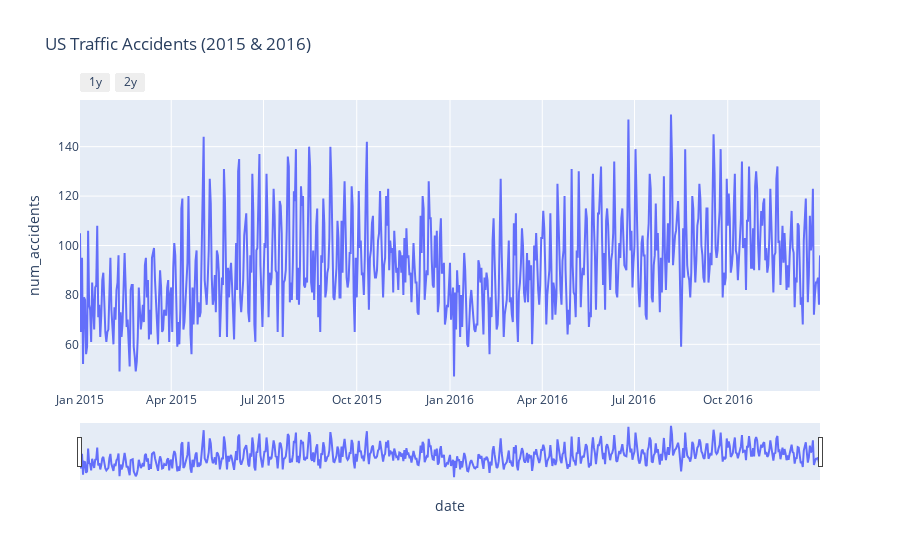

Here is the notebook cell this chart was saved with:
### Code cell
fig = px.line(accidents_2015_2016.reset_index(), x='date', y='num_accidents', title='US Traffic Accidents (2015 & 2016)')

fig.update_xaxes(
    rangeslider_visible = True,
    rangeselector = dict(
        buttons = list([
              dict(count=1, label='1y', step="year", stepmode="backward"),
              dict(count=2, label='2y', step="year", stepmode="backward"),
        ])
    )
)

### Figure 1 — Plotly figure (JSON) as saved in the notebook; plotly's stock layout.template omitted (floating-point values rounded to 4 significant figures; data arrays with more than 128 entries replaced by an {"elided": "..."} marker saying what was removed)
{"data": [{"hovertemplate": "date=%{x}<br>num_accidents=%{y}<extra></extra>", "legendgroup": "", "line": {"color": "#636efa", "dash": "solid"}, "marker": {"symbol": "circle"}, "mode": "lines", "name": "", "orientation": "v", "showlegend": false, "type": "scatter", "x": {"elided": "731 str values"}, "xaxis": "x", "y": {"elided": "731 int values"}, "yaxis": "y"}], "layout": {"legend": {"tracegroupgap": 0}, "title": {"text": "US Traffic Accidents (2015 & 2016)"}, "xaxis": {"anchor": "y", "domain": [0, 1], "rangeselector": {"buttons": [{"count": 1, "label": "1y", "step": "year", "stepmode": "backward"}, {"count": 2, "label": "2y", "step": "year", "stepmode": "backward"}]}, "rangeslider": {"visible": true}, "title": {"text": "date"}}, "yaxis": {"anchor": "x", "domain": [0, 1], "title": {"text": "num_accidents"}}}}
